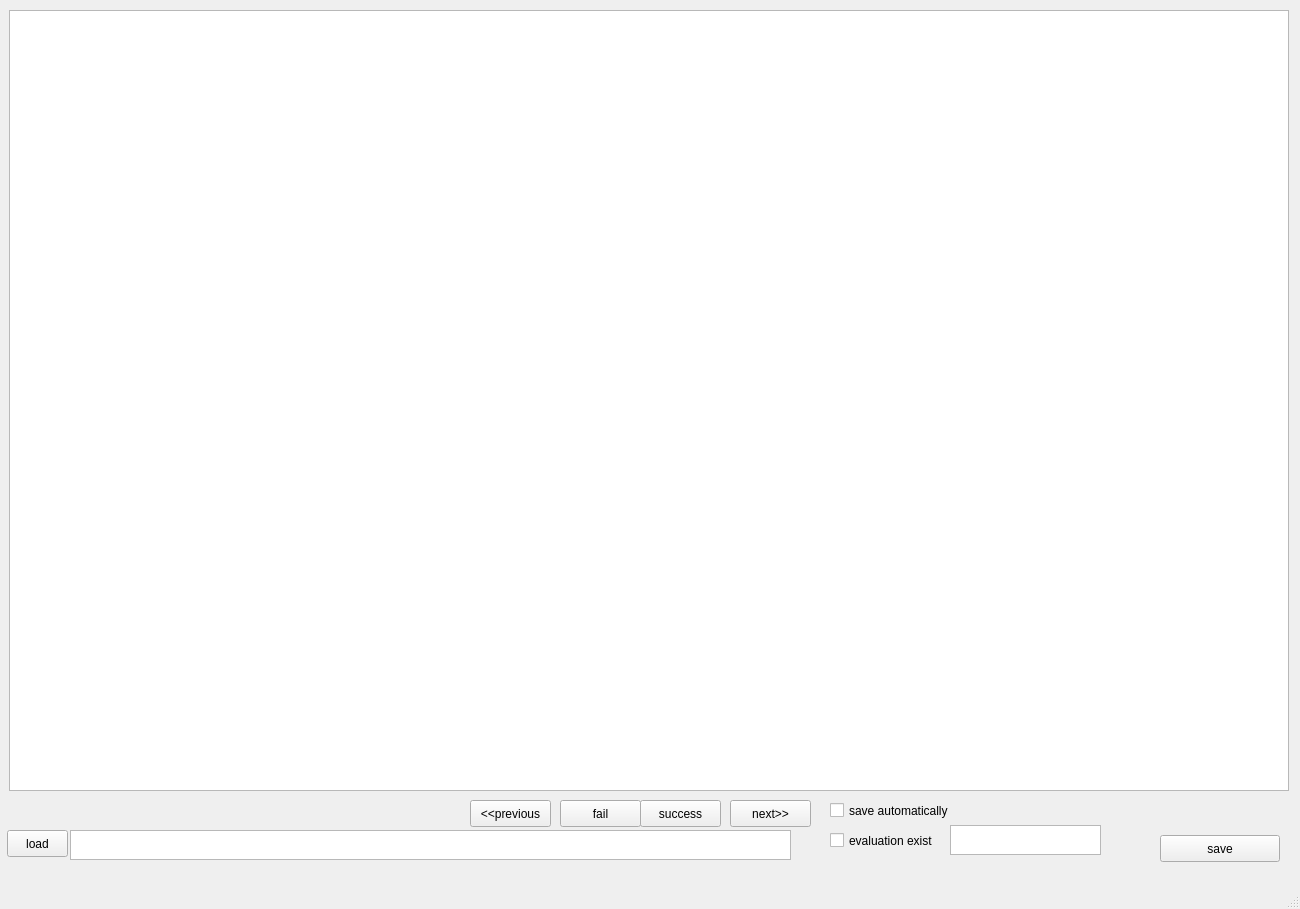
<?xml version="1.0" encoding="UTF-8"?>
<ui version="4.0">
 <class>MainWindow</class>
 <widget class="QMainWindow" name="MainWindow">
  <property name="geometry">
   <rect>
    <x>0</x>
    <y>0</y>
    <width>1300</width>
    <height>909</height>
   </rect>
  </property>
  <property name="windowTitle">
   <string>MainWindow</string>
  </property>
  <widget class="QWidget" name="centralwidget">
   <widget class="QGraphicsView" name="graphicsView">
    <property name="geometry">
     <rect>
      <x>9</x>
      <y>10</y>
      <width>1280</width>
      <height>781</height>
     </rect>
    </property>
    <property name="sizePolicy">
     <sizepolicy hsizetype="Maximum" vsizetype="Maximum">
      <horstretch>0</horstretch>
      <verstretch>0</verstretch>
     </sizepolicy>
    </property>
   </widget>
   <widget class="QPushButton" name="pushButton_load">
    <property name="geometry">
     <rect>
      <x>7</x>
      <y>830</y>
      <width>61</width>
      <height>27</height>
     </rect>
    </property>
    <property name="text">
     <string>load</string>
    </property>
   </widget>
   <widget class="QPushButton" name="pushButton_success">
    <property name="geometry">
     <rect>
      <x>640</x>
      <y>800</y>
      <width>81</width>
      <height>27</height>
     </rect>
    </property>
    <property name="text">
     <string>success</string>
    </property>
   </widget>
   <widget class="QPushButton" name="pushButton_fail">
    <property name="geometry">
     <rect>
      <x>560</x>
      <y>800</y>
      <width>81</width>
      <height>27</height>
     </rect>
    </property>
    <property name="text">
     <string>fail</string>
    </property>
   </widget>
   <widget class="QPushButton" name="pushButton_save">
    <property name="geometry">
     <rect>
      <x>1160</x>
      <y>835</y>
      <width>120</width>
      <height>27</height>
     </rect>
    </property>
    <property name="text">
     <string>save</string>
    </property>
   </widget>
   <widget class="QCheckBox" name="checkBox_evaluation_exists">
    <property name="geometry">
     <rect>
      <x>830</x>
      <y>830</y>
      <width>111</width>
      <height>21</height>
     </rect>
    </property>
    <property name="text">
     <string>evaluation exist</string>
    </property>
   </widget>
   <widget class="QPushButton" name="pushButton_next">
    <property name="geometry">
     <rect>
      <x>730</x>
      <y>800</y>
      <width>81</width>
      <height>27</height>
     </rect>
    </property>
    <property name="text">
     <string>next&gt;&gt;</string>
    </property>
   </widget>
   <widget class="QPushButton" name="pushButton_pre">
    <property name="geometry">
     <rect>
      <x>470</x>
      <y>800</y>
      <width>81</width>
      <height>27</height>
     </rect>
    </property>
    <property name="text">
     <string>&lt;&lt;previous</string>
    </property>
   </widget>
   <widget class="QTextEdit" name="textEdit_path">
    <property name="geometry">
     <rect>
      <x>70</x>
      <y>830</y>
      <width>721</width>
      <height>30</height>
     </rect>
    </property>
    <property name="readOnly">
     <bool>false</bool>
    </property>
   </widget>
   <widget class="QTextEdit" name="textEdit_evaluation_value">
    <property name="geometry">
     <rect>
      <x>950</x>
      <y>825</y>
      <width>151</width>
      <height>30</height>
     </rect>
    </property>
    <property name="readOnly">
     <bool>false</bool>
    </property>
   </widget>
   <widget class="QCheckBox" name="checkBox_auto_save">
    <property name="geometry">
     <rect>
      <x>830</x>
      <y>800</y>
      <width>171</width>
      <height>21</height>
     </rect>
    </property>
    <property name="text">
     <string>save automatically</string>
    </property>
   </widget>
  </widget>
  <widget class="QMenuBar" name="menubar">
   <property name="geometry">
    <rect>
     <x>0</x>
     <y>0</y>
     <width>1300</width>
     <height>22</height>
    </rect>
   </property>
  </widget>
  <widget class="QStatusBar" name="statusbar"/>
 </widget>
 <resources/>
 <connections/>
</ui>
